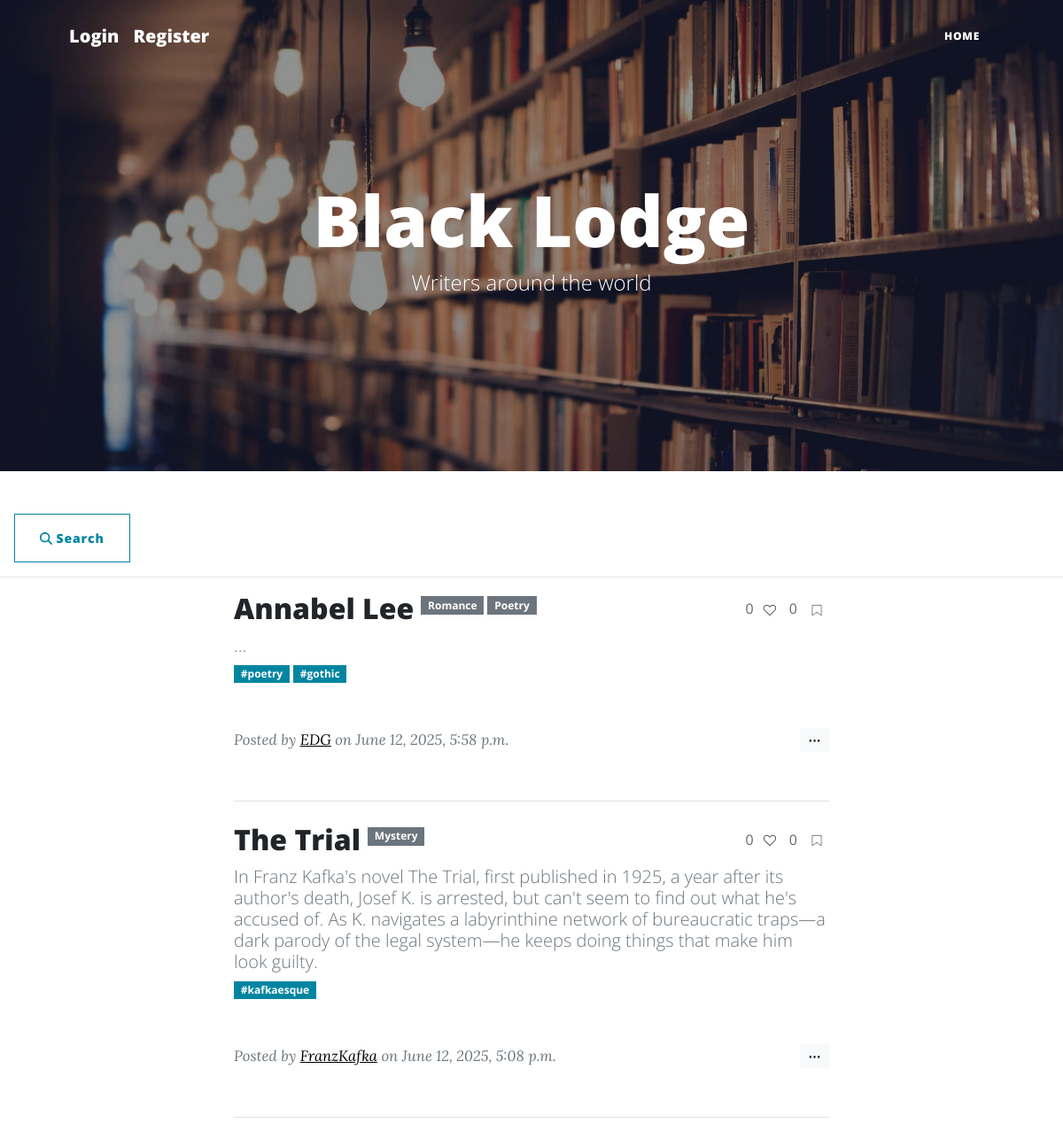
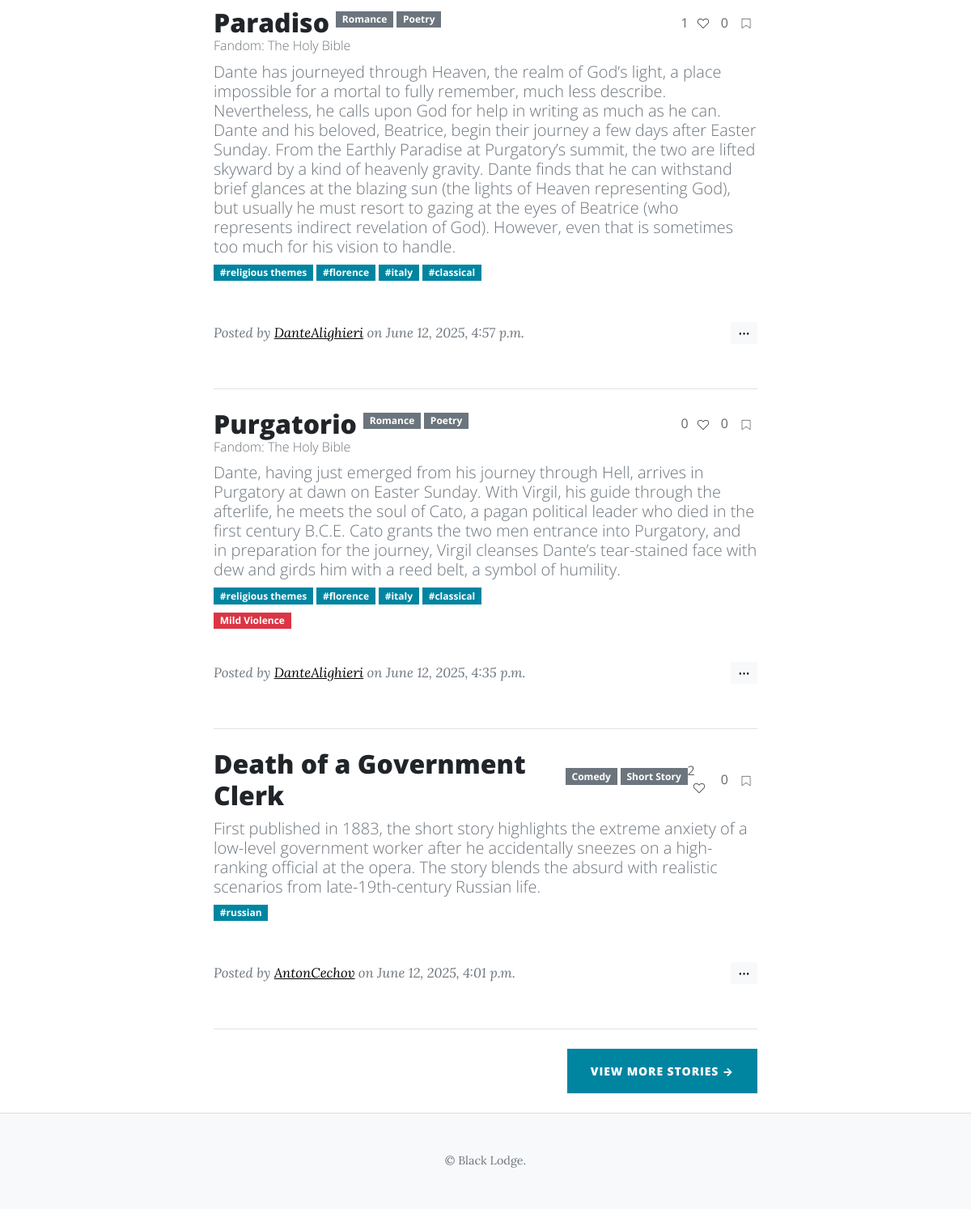
The page / on the database its author committed (2 pictures, top to bottom).
### my_app/models.py (models this page shows, shortened)
class Post(models.Model):
    author = models.ForeignKey(settings.AUTH_USER_MODEL, on_delete=models.CASCADE, related_name='posts')
    created_at = models.DateTimeField(auto_now_add=True)
    liked_by = models.ManyToManyField(Profile, related_name='liked_posts', blank=True)

class Story(Post):
    title = models.CharField(max_length=255)
    public = models.BooleanField(default=False)
    genres = models.ManyToManyField('Genre', blank=True)
    synopsis = models.TextField()
    tags = models.ManyToManyField('Tag', blank=True)
    warnings = models.ManyToManyField('Warning', blank=True)
    fandoms = models.ManyToManyField('Fandom', blank=True)
    bookmarked_by = models.ManyToManyField(Profile, related_name='bookmarked_stories', blank=True)
    class Meta:
        db_table = "stories"

class Genre(models.Model):
    name = models.CharField(max_length=50, unique=True)

class Post(models.Model):
    author = models.ForeignKey(settings.AUTH_USER_MODEL, on_delete=models.CASCADE, related_name='posts')
    created_at = models.DateTimeField(auto_now_add=True)
    liked_by = models.ManyToManyField(Profile, related_name='liked_posts', blank=True)

class Tag(models.Model):
    name = models.CharField(max_length=100, unique=True)

class Fandom(models.Model):
    name = models.CharField(max_length=100, unique=True)
    def __str__(self):
        return f"{self.name}"

class Warning(models.Model):
    name = models.CharField(max_length=100, unique=True)

### my_app/views.py (the view)
# urls.py: 2. Add a URL to urlpatterns:  path('', views.home, name='home')
def home(request):
    stories = Story.objects.filter(public=True)
    story_list = Story.objects.filter(public=True).order_by('-created_at')
    paginator = Paginator(story_list, 5)  # Show 5 stories per page
    page_number = request.GET.get('page')
    stories = paginator.get_page(page_number)
    return render(request, "index.html", {"stories": stories})

### templates/index.html (shortened to what this page needs)
{% extends 'base.html' %}
{% load static %}
{% block content %}
<header class="masthead" style="background-image: url('{% static "assets/img/library_wallpaper.jpg" %}')">
    <div class="container position-relative px-4 px-lg-5">
        <div class="row gx-4 gx-lg-5 justify-content-center">
            <div class="col-md-10 col-lg-8 col-xl-7">
                <div class="site-heading">
                    <h1>Black Lodge</h1>
                    <span class="subheading">Writers around the world</span>
                </div>
            </div>
        </div>
    </div>
</header>
<button id="searchToggleBtn" class="btn btn-outline-primary ms-3" type="button">
    <i class="fas fa-search"></i> Search
</button>
<hr>
<div class="row gx-4 gx-lg-5 justify-content-center">
    <div class="container px-4 px-lg-5">
        <div class="col-md-10 col-lg-8 col-xl-7 mx-auto">
            {% for story in stories %}
                {% if story.public %}
                <div class="post-preview">
                    <a href="{% url 'story-detail' story.pk %}">
                        <div style="display: flex; justify-content: space-between; align-items: center;">
                            <div style="display: flex; align-items: center; gap: 0.5rem;">
                                <h2 class="post-title" style="margin: 0;">{{ story.title }}</h2>
                                <h6>
                                    <span class="genres" style="font-weight: normal; font-size: 1rem; color: #666; display: flex; gap: 0.25rem;">
                                        {% for genre in story.genres.all %}
                                            <span class="badge bg-secondary">{{ genre.name }}</span>
                                        {% endfor %}
                                    </span>
                                </h6>
                            </div>
                            <h6 style="margin: 0; font-weight: normal; font-size: 1rem; color: #666; display: flex; align-items: center; gap: 0.5rem;">
                            <form method="post" action="{% url 'likes' story.pk %}" style="display:inline">
                            {{ story.liked_by.all|length }}
                                <button type="submit" style="border:none; background:none;">
                                    {% if user.profile in story.liked_by.all %}
                                        <img src="{% static 'assets/red-heart-icon-shape-illustration-free-vector.jpg' %}" width="16" height="16" alt="Liked">
                                    {% else %}
                                        <img src="{% static 'assets/free-heart-icon-3510-thumb.png' %}" width="16" height="16" alt="Like">
                                    {% endif %}
                                </button>
                            </form>
                            {{ story.bookmarked_by.all|length }}
                               <form method="post" action="{% url 'bookmarks' story.pk %}" style="display:inline">
                                    <button type="submit" style="border:none; background:none;">
                                        {% if user.profile in story.bookmarked_by.all %}
                                            <img src="{% static 'assets/bookmark-icon-vector-full.jpg' %}" width="16" height="16" alt="Bookmarked">
                                        {% else %}
                                            <img src="{% static 'assets/bookmark-icon-vector-empty.jpg' %}" width="16" height="16" alt="Bookmark">
                                        {% endif %}
                                    </button>
                                </form>
                            </h6>
                        </div>
                        <h6 class="post-subtitle" style="color: #6c757d">
                            {% if story.fandoms.all|length > 0 %}
                            Fandom:
                                {% for fandom in story.fandoms.all %}
                                {{ fandom }}{% if not forloop.last %}, {% endif %}
                                {% endfor %}
                            </h6>
                            {% endif %}
                        <h5 class="post-subtitle" style="color: #6c757d">{{ story.synopsis|truncatewords:200}}</h5>
                        <h6 class="post-subtitle">
                            <div class="d-flex flex-wrap gap-1 mb-2">
                                {% for tag in story.tags.all %}
                                    <span class="badge bg-primary"> #{{ tag.name }}</span>
                                {% endfor %}
                            </div>
                        </h6>
                        <h6 class="post-subtitle">
                            <div class="d-flex flex-wrap gap-1 mb-2">
                                {% for warning in story.warnings.all %}
                                    <span class="badge bg-danger"> {{ warning.name }}</span>
                                {% endfor %}
                            </div>
                        </h6>
                    </a>
                    <div style="display: flex; justify-content: space-between; align-items: center;">
                        <i><p class="post-meta" style="font-weight: 400; font-size: smaller; color: #6c757d">
                            Posted by
                            <a href="{% url 'user-profile' story.author %}" style="color: black">{{ story.author }}</a>
                            on {{ story.created_at }}
                        </p></i>
                        <div style="position: relative; display: inline-block;">
                            <h6 style="margin: 0; font-weight: bolder; font-size: 1rem; color: #666; display: flex; align-items: center; gap: 0.5rem;">
                                <button onclick="toggleOptions('{{ story.pk }}')" class="btn btn-sm btn-light options-toggle" style="padding: 2px 8px;">⋯</button>
                            </h6>
                        </div>
                    </div>
                </div>
                <hr class="my-4" />
                {% endif %}
            {% empty %}
                <p style="font-family: 'Segoe UI', system-ui, sans-serif">No published stories yet.</p>
            {% endfor %}
            <div class="d-flex justify-content-end mb-4">
                    {% if stories.has_next %}
                        <a class="btn btn-primary text-uppercase" href="?page={{ stories.next_page_number }}">View more stories →</a>
                    {% endif %}
            </div>
        </div>
    </div>
</div>
{% endblock %}

### templates/base.html (shortened to what this page needs)
{% load static %}
<!DOCTYPE html>
<html lang="en">
    <head>
        <link href="{% static "css/styles.css" %}" rel="stylesheet" />
    </head>
    <body>
        <nav class="navbar navbar-expand-lg navbar-light" id="mainNav">
            <div class="container px-4 px-lg-5">
                 {% if user.is_authenticated %}
                <a class="navbar-brand" href="{% url 'create-story' %}">Start writing...</a>
                {% else %}
                    <a class="navbar-brand" href="{% url 'login' %}">Login</a>
                    <a class="navbar-brand" href="{% url 'reg-page' %}">Register</a>
                {% endif %}
                <div class="collapse navbar-collapse" id="navbarResponsive">
                    <ul class="navbar-nav ms-auto py-4 py-lg-0">
                        <li class="nav-item"><a class="nav-link px-lg-3 py-3 py-lg-4" href="{% url 'home-page' %}">Home</a></li>
                    </ul>
                </div>
            </div>
        </nav>
        {% block content %}
        {%endblock%}
        <footer class="py-5 bg-light" style="border-top: 1px solid #ddd;">
            <div class="container text-center">
                <p class="m-0 text-muted" style="font-size: 0.9rem;">&copy; Black Lodge.</p>
            </div>
        </footer>
    </body>
</html>

### rows shown on the page
Story: title "Annabel Lee", liked_by.all|length "0", public True (drawn), bookmarked_by.all|length "0", synopsis "...", author "EDG", created_at "June 12, 2025, 5:58 p.m."
Genre: name "Romance"
Genre: name "Poetry"
Tag: name "poetry"
Tag: name "gothic"
Story: title "The Trial", liked_by.all|length "0", public True (drawn), bookmarked_by.all|length "0", synopsis "In Franz Kafka's novel The Trial, first published in 1925, a year after its author's death, Josef K. is arrested, but can't seem to find out what he's accused of. As K. navigates a labyrinthine network of bureaucratic traps—a dark parody of the legal system—he keeps doing things that make him look guilty.", author "FranzKafka", created_at "June 12, 2025, 5:08 p.m."
Genre: name "Mystery"
Tag: name "kafkaesque"
Story: title "Paradiso", liked_by.all|length "1", public True (drawn), bookmarked_by.all|length "0", synopsis "Dante has journeyed through Heaven, the realm of God’s light, a place impossible for a mortal to fully remember, much less describe. Nevertheless, he calls upon God for help in writing as much as he can. Dante and his beloved, Beatrice, begin their journey a few days after Easter Sunday. From the Earthly Paradise at Purgatory’s summit, the two are lifted skyward by a kind of heavenly gravity. Dante finds that he can withstand brief glances at the blazing sun (the lights of Heaven representing God), but usually he must resort to gazing at the eyes of Beatrice (who represents indirect revelation of God). However, even that is sometimes too much for his vision to handle.", author "DanteAlighieri", created_at "June 12, 2025, 4:57 p.m."
Fandom: name "The Holy Bible"
Tag: name "religious themes"
Tag: name "florence"
Tag: name "italy"
Tag: name "classical"
Story: title "Purgatorio", liked_by.all|length "0", public True (drawn), bookmarked_by.all|length "0", synopsis "Dante, having just emerged from his journey through Hell, arrives in Purgatory at dawn on Easter Sunday. With Virgil, his guide through the afterlife, he meets the soul of Cato, a pagan political leader who died in the first century B.C.E. Cato grants the two men entrance into Purgatory, and in preparation for the journey, Virgil cleanses Dante’s tear-stained face with dew and girds him with a reed belt, a symbol of humility.", author "DanteAlighieri", created_at "June 12, 2025, 4:35 p.m."
Warning: name "Mild Violence"
Story: title "Death of a Government Clerk", liked_by.all|length "2", public True (drawn), bookmarked_by.all|length "0", synopsis "First published in 1883, the short story highlights the extreme anxiety of a low-level government worker after he accidentally sneezes on a high-ranking official at the opera. The story blends the absurd with realistic scenarios from late-19th-century Russian life.", author "AntonCechov", created_at "June 12, 2025, 4:01 p.m."
Genre: name "Comedy"
Genre: name "Short Story"
Tag: name "russian"
